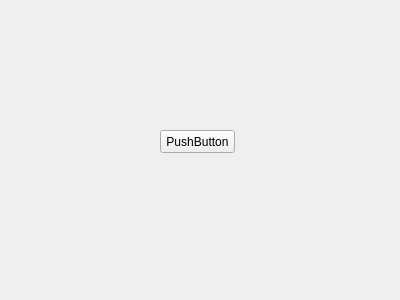
<?xml version="1.0" encoding="UTF-8"?>
<ui version="4.0">
 <class>MainWindow</class>
 <widget class="QWidget" name="MainWindow">
  <property name="geometry">
   <rect>
    <x>0</x>
    <y>0</y>
    <width>400</width>
    <height>300</height>
   </rect>
  </property>
  <property name="windowTitle">
   <string>MainWindow</string>
  </property>
  <widget class="QPushButton" name="pushButton">
   <property name="geometry">
    <rect>
     <x>160</x>
     <y>130</y>
     <width>75</width>
     <height>23</height>
    </rect>
   </property>
   <property name="text">
    <string>PushButton</string>
   </property>
  </widget>
 </widget>
 <resources/>
 <connections/>
</ui>
